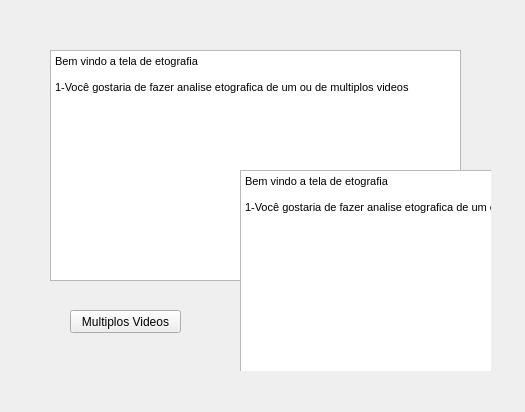
<?xml version="1.0" encoding="UTF-8"?>
<ui version="4.0">
 <class>Form</class>
 <widget class="QWidget" name="Form">
  <property name="geometry">
   <rect>
    <x>0</x>
    <y>0</y>
    <width>525</width>
    <height>412</height>
   </rect>
  </property>
  <property name="windowTitle">
   <string>Form</string>
  </property>
  <widget class="QStackedWidget" name="swPrincipal">
   <property name="geometry">
    <rect>
     <x>20</x>
     <y>20</y>
     <width>471</width>
     <height>351</height>
    </rect>
   </property>
   <widget class="QWidget" name="page">
    <widget class="QTextEdit" name="textEdit">
     <property name="geometry">
      <rect>
       <x>30</x>
       <y>30</y>
       <width>411</width>
       <height>231</height>
      </rect>
     </property>
     <property name="html">
      <string>&lt;!DOCTYPE HTML PUBLIC &quot;-//W3C//DTD HTML 4.0//EN&quot; &quot;http://www.w3.org/TR/REC-html40/strict.dtd&quot;&gt;
&lt;html&gt;&lt;head&gt;&lt;meta name=&quot;qrichtext&quot; content=&quot;1&quot; /&gt;&lt;style type=&quot;text/css&quot;&gt;
p, li { white-space: pre-wrap; }
&lt;/style&gt;&lt;/head&gt;&lt;body style=&quot; font-family:'MS Shell Dlg 2'; font-size:8.25pt; font-weight:400; font-style:normal;&quot;&gt;
&lt;p style=&quot; margin-top:0px; margin-bottom:0px; margin-left:0px; margin-right:0px; -qt-block-indent:0; text-indent:0px;&quot;&gt;Bem vindo a tela de etografia&lt;/p&gt;
&lt;p style=&quot;-qt-paragraph-type:empty; margin-top:0px; margin-bottom:0px; margin-left:0px; margin-right:0px; -qt-block-indent:0; text-indent:0px;&quot;&gt;&lt;br /&gt;&lt;/p&gt;
&lt;p style=&quot; margin-top:0px; margin-bottom:0px; margin-left:0px; margin-right:0px; -qt-block-indent:0; text-indent:0px;&quot;&gt;1-Você gostaria de fazer analise etografica de um ou de multiplos videos&lt;/p&gt;
&lt;p style=&quot;-qt-paragraph-type:empty; margin-top:0px; margin-bottom:0px; margin-left:0px; margin-right:0px; -qt-block-indent:0; text-indent:0px;&quot;&gt;&lt;br /&gt;&lt;/p&gt;&lt;/body&gt;&lt;/html&gt;</string>
     </property>
    </widget>
    <widget class="QPushButton" name="pbMulti">
     <property name="geometry">
      <rect>
       <x>50</x>
       <y>290</y>
       <width>111</width>
       <height>23</height>
      </rect>
     </property>
     <property name="text">
      <string>Multiplos Videos</string>
     </property>
    </widget>
    <widget class="QPushButton" name="pbUnicoVideo">
     <property name="geometry">
      <rect>
       <x>230</x>
       <y>290</y>
       <width>111</width>
       <height>23</height>
      </rect>
     </property>
     <property name="text">
      <string>Unico Video</string>
     </property>
    </widget>
    <widget class="QStackedWidget" name="swPrincipal_2">
     <property name="geometry">
      <rect>
       <x>190</x>
       <y>120</y>
       <width>471</width>
       <height>351</height>
      </rect>
     </property>
     <widget class="QWidget" name="page_3">
      <widget class="QTextEdit" name="textEdit_2">
       <property name="geometry">
        <rect>
         <x>30</x>
         <y>30</y>
         <width>411</width>
         <height>231</height>
        </rect>
       </property>
       <property name="html">
        <string>&lt;!DOCTYPE HTML PUBLIC &quot;-//W3C//DTD HTML 4.0//EN&quot; &quot;http://www.w3.org/TR/REC-html40/strict.dtd&quot;&gt;
&lt;html&gt;&lt;head&gt;&lt;meta name=&quot;qrichtext&quot; content=&quot;1&quot; /&gt;&lt;style type=&quot;text/css&quot;&gt;
p, li { white-space: pre-wrap; }
&lt;/style&gt;&lt;/head&gt;&lt;body style=&quot; font-family:'MS Shell Dlg 2'; font-size:8.25pt; font-weight:400; font-style:normal;&quot;&gt;
&lt;p style=&quot; margin-top:0px; margin-bottom:0px; margin-left:0px; margin-right:0px; -qt-block-indent:0; text-indent:0px;&quot;&gt;Bem vindo a tela de etografia&lt;/p&gt;
&lt;p style=&quot;-qt-paragraph-type:empty; margin-top:0px; margin-bottom:0px; margin-left:0px; margin-right:0px; -qt-block-indent:0; text-indent:0px;&quot;&gt;&lt;br /&gt;&lt;/p&gt;
&lt;p style=&quot; margin-top:0px; margin-bottom:0px; margin-left:0px; margin-right:0px; -qt-block-indent:0; text-indent:0px;&quot;&gt;1-Você gostaria de fazer analise etografica de um ou de multiplos videos&lt;/p&gt;
&lt;p style=&quot;-qt-paragraph-type:empty; margin-top:0px; margin-bottom:0px; margin-left:0px; margin-right:0px; -qt-block-indent:0; text-indent:0px;&quot;&gt;&lt;br /&gt;&lt;/p&gt;&lt;/body&gt;&lt;/html&gt;</string>
       </property>
      </widget>
      <widget class="QPushButton" name="pbMulti_2">
       <property name="geometry">
        <rect>
         <x>50</x>
         <y>290</y>
         <width>111</width>
         <height>23</height>
        </rect>
       </property>
       <property name="text">
        <string>Multiplos Videos</string>
       </property>
      </widget>
      <widget class="QPushButton" name="pbUnicoVideo_2">
       <property name="geometry">
        <rect>
         <x>230</x>
         <y>290</y>
         <width>111</width>
         <height>23</height>
        </rect>
       </property>
       <property name="text">
        <string>Unico Video</string>
       </property>
      </widget>
     </widget>
     <widget class="QWidget" name="page_4"/>
    </widget>
   </widget>
   <widget class="QWidget" name="page_2"/>
  </widget>
 </widget>
 <resources/>
 <connections/>
</ui>
